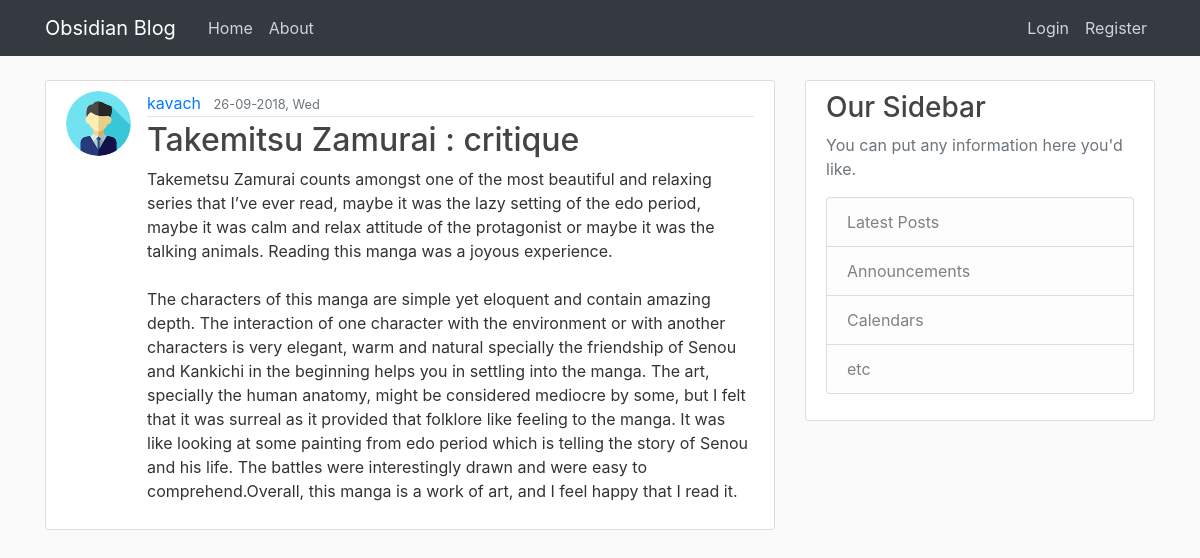
Screenshot of /post/2 with the database file from the repository.
### flaskblog/models.py (models this page shows, shortened)
class User(db.Model, UserMixin):
    id = db.Column(db.Integer, primary_key=True)
    username = db.Column(db.String(20), unique=True, nullable=False)
    email = db.Column(db.String(120), unique=True, nullable=False)
    image_file = db.Column(db.String(20), nullable=False, default='default.jpg')
    password = db.Column(db.String(60), nullable=False)
    posts = db.relationship('Post', backref='author', lazy=True)

class Post(db.Model):
    id = db.Column(db.Integer, primary_key=True)
    title = db.Column(db.String(100), nullable=False)
    date_posted = db.Column(db.DateTime, nullable=False, default=datetime.utcnow)
    content = db.Column(db.Text, nullable=False)
    user_id = db.Column(db.Integer, db.ForeignKey('user.id'), nullable=False)

### flaskblog/routes.py (the view)
@app.route('/post/<int:post_id>')
def post(post_id):
    post = Post.query.get_or_404(post_id)
    return render_template('post.html', title=post.title, post=post)

### flaskblog/templates/post.html (shortened to what this page needs)
{% extends "layout.html" %}
{% block content %}
    <article class="media content-section">
        <img class="rounded-circle article-img" src="{{ url_for('static', filename='profile_pics/' + post.author.image_file) }}">
        <div class="media-body">
            <div class="article-metadata">
                <a class="mr-2" href="{{ url_for('user_posts', username=post.author.username) }}">{{ post.author.username }}</a>
                <small class="text-muted">{{ post.date_posted.strftime('%d-%m-%Y, %a') }}</small>
            </div>
            <h2 class="article-title">{{ post.title }}</h2>
            <p class="article-content">{{ post.content }}</p>
        </div>
    </article>
{% endblock content %}

### flaskblog/static/main.css (style rules this page uses)
body { background: #fafafa; color: #333333; margin-top: 5rem; }
h1, h2, h3, h4, h5, h6 { color: #444444; }
.content-section { background: #ffffff; padding: 10px 20px; border: 1px solid #dddddd; border-radius: 3px; margin-bottom: 20px; }
.article-title { color: #444444; }
.article-content { white-space: pre-line; }
.article-img { height: 65px; width: 65px; margin-right: 16px; }
.article-metadata { padding-bottom: 1px; margin-bottom: 4px; border-bottom: 1px solid #e3e3e3 }

### rows the page displays
User: image_file (picture), author.username "kavach"
Post: date_posted "26-09-2018, Wed", title "Takemitsu Zamurai : critique", content "Takemetsu Zamurai counts amongst one of the most beautiful and relaxing series that I’ve ever read, maybe it was the lazy setting of the edo period, maybe it was calm and relax attitude of the protagonist or maybe it was the talking animals. Reading this manga was a joyous experience. The characters of this manga are simple yet eloquent and contain amazing depth. The interaction of one character with the environment or with another characters is very elegant, warm and natural specially the friendship of Senou and Kankichi in the beginning helps you in settling into the manga. The art, specially the human anatomy, might be considered mediocre by some, but I felt that it was surreal as it…"
